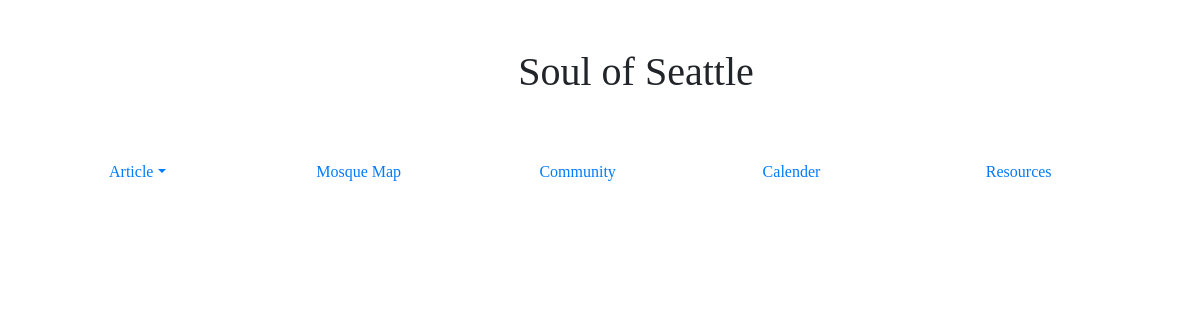
The page /politics on the database as committed earlier.
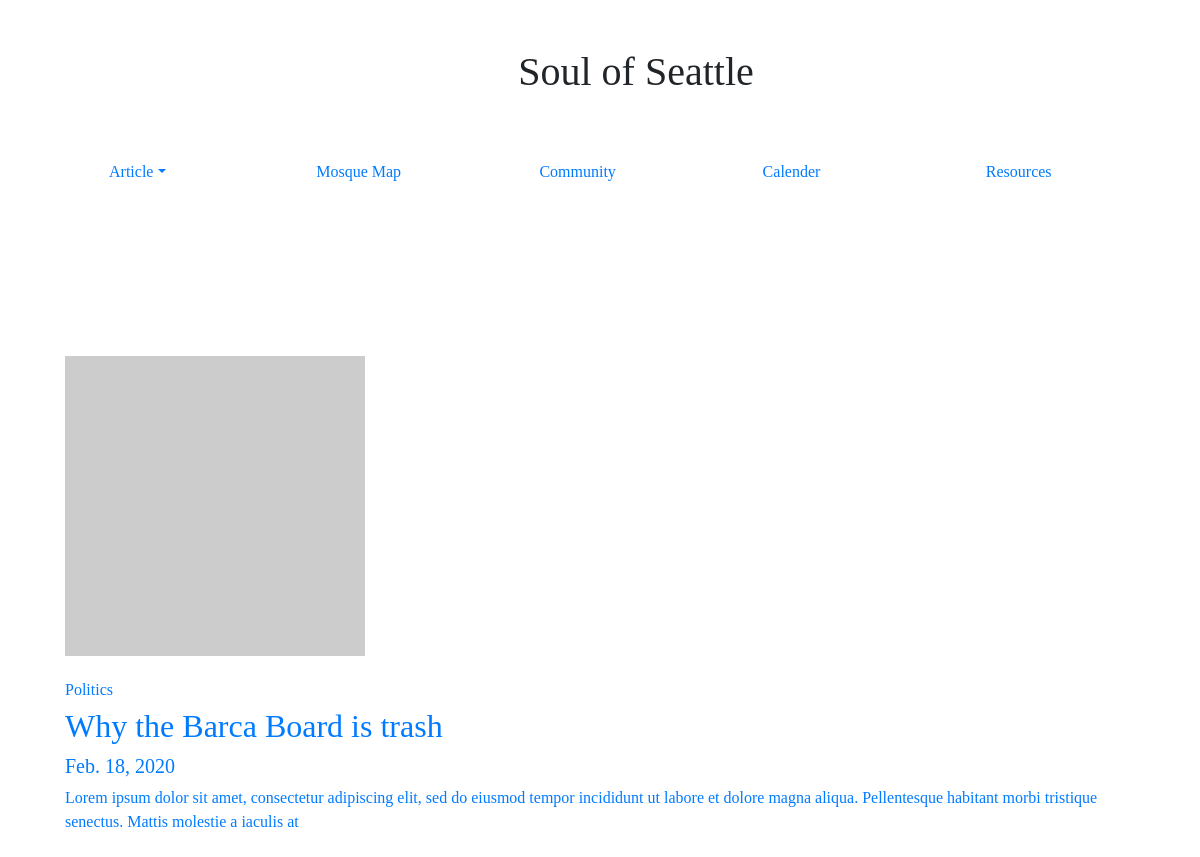
The same page on the database as committed later.
### soulofseattlepages/models.py (models this page shows, shortened)
class userPost(models.Model):
   author = models.ForeignKey(author, on_delete = models.CASCADE)
   post_Title = models.CharField(max_length = 255, unique = True)
   post_Slug = models.CharField(max_length = 255, unique = True)
   post_Content = models.TextField()
   post_CreatedOn = models.DateTimeField(auto_now_add = True)
   post_UploadImage = models.ImageField(default = "default.png", blank = True)
   post_Status = models.IntegerField(choices = STATUS, default = 0)
   tags = TaggableManager()
   post_Category = models.CharField(max_length = 200, choices = CATEGORIES, default = "Lifestyle")
   class Meta:
       ordering = ['-post_CreatedOn']

### soulofseattlepages/views.py (the view)
# urls.py: path('politics', views.politics, name="Politics"),
def politics(request):
    if request.method == 'GET':
        politics_article = userPost.objects.filter(post_Category='Politics').values()
        politics_articles = {
            "politics_articles": politics_article
        }
    return render(request, 'categories/politics.htm', politics_articles)

### templates/categories/politics.htm (shortened to what this page needs)
<!DOCTYPE html>
<html lang="en">
<head>
    <link rel="stylesheet" href="https://stackpath.bootstrapcdn.com/bootstrap/4.4.1/css/bootstrap.min.css"
>
    {% load static %}
    <link rel="stylesheet" type="text/css" href="{% static "CSS/style.css" %}">
</head>
<body>
    <header class="pt-5 pl-5">
        <div class="container">
            <div class="pl-4">
                {% load static %}
                <b>
                    <h1 class="center-text ">Soul of Seattle</h1>
                </b>
                <div class="row pt-5">
                    <div class="col-sm">
                        <ul class="nav">
                            <li class="nav-item dropdown ">
                                <a class="nav-link dropdown-toggle" data-toggle="dropdown" href="#" role="button"
                                    aria-haspopup="true" aria-expanded="false">Article</a>
                            </li>
                        </ul>
                    </div>
                    <div class="col-sm pt-2">
                        <a href="{% url 'MosqueMap' %}">Mosque Map</a>
                    </div>
                    <div class="col-sm pt-2">
                        <a href="{% url 'Community' %}">Community</a>
                    </div>
                    <div class="col-sm pt-2">
                        <a href="{% url 'Calender' %}">Calender</a>
                    </div>
                    <div class="col-sm pt-2">
                        <a href="{% url 'Resources' %}">Resources</a>
                    </div>
                </div>
            </div>
            </div>
        </header>
        <section>
            <div class="container">
                <div class="row padding-top-down">
                    {% for politics_article in politics_articles  %}
                    <div class="col-sm-4 col-md mt-4 ">
                        <div class=" mb-4">
                            <div class="card-body">
                                <a href="{% url 'Article' politics_article.post_Slug %}">
                                    <img class ="pb-4" src="https://via.placeholder.com/300" class="card-img-top">
                                    <h6>{{ politics_article.post_Category }}</h6>
                                    <h2>{{ politics_article.post_Title }}</h2>
                                    <h5>{{ politics_article.post_CreatedOn | date}}</h5>
                                    <p>{{politics_article.post_Content|slice:":200" }}   </p>
                                </a>
                            </div>
                        </div>
                        </div>
                        {% endfor %}
                    </div>
                </div>
        </section>
</body>
</html>

Rows that differ between the two databases and show on the page:
added userPost: post_Category "Politics", post_Title "Why the Barca Board is trash", post_CreatedOn "Feb. 18, 2020", post_Content "Lorem ipsum dolor sit amet, consectetur adipiscing elit, sed do eiusmod tempor incididunt ut labore et dolore magna aliqua. Pellentesque habitant morbi tristique senectus. Mattis molestie a iaculis at"
